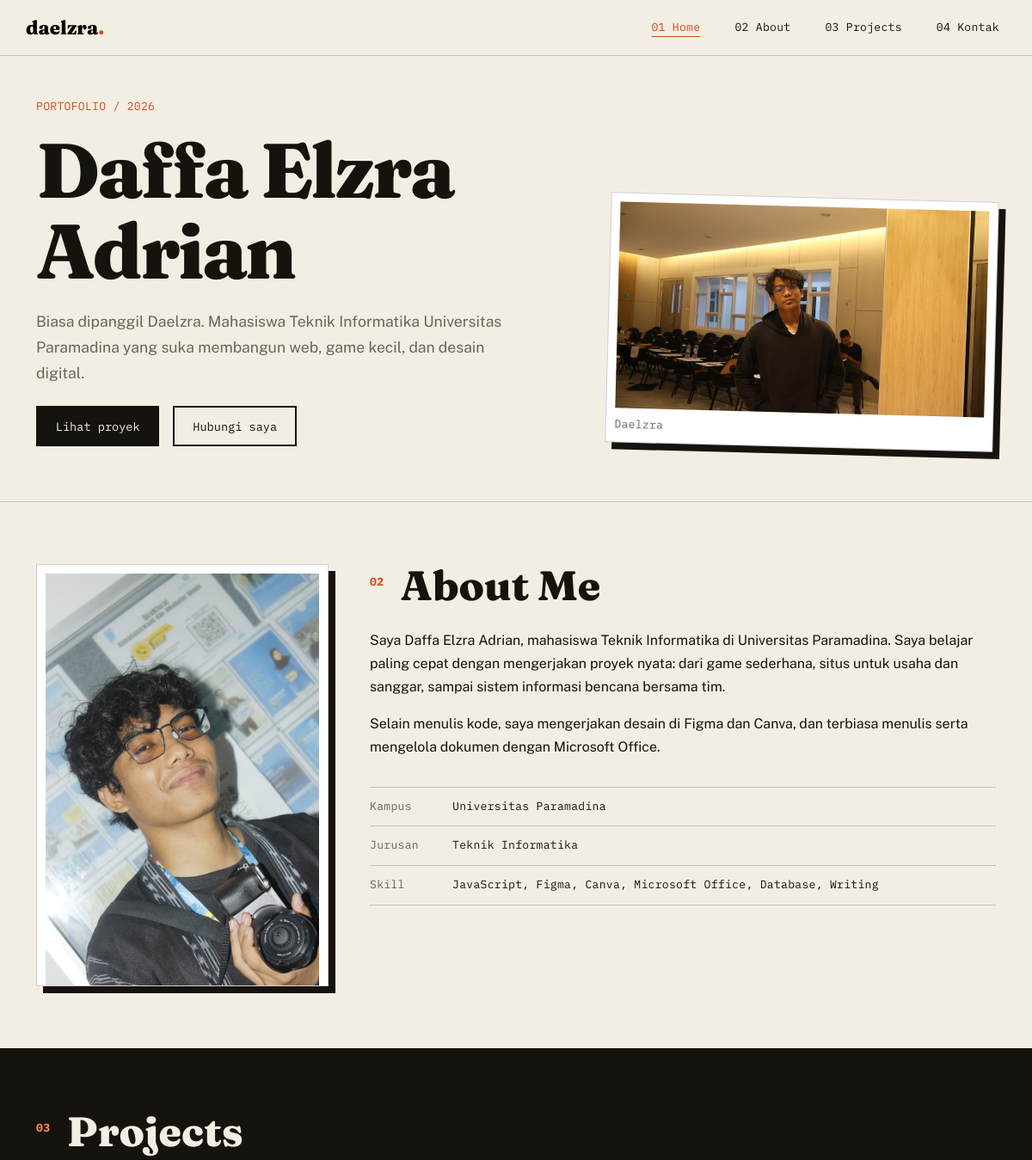
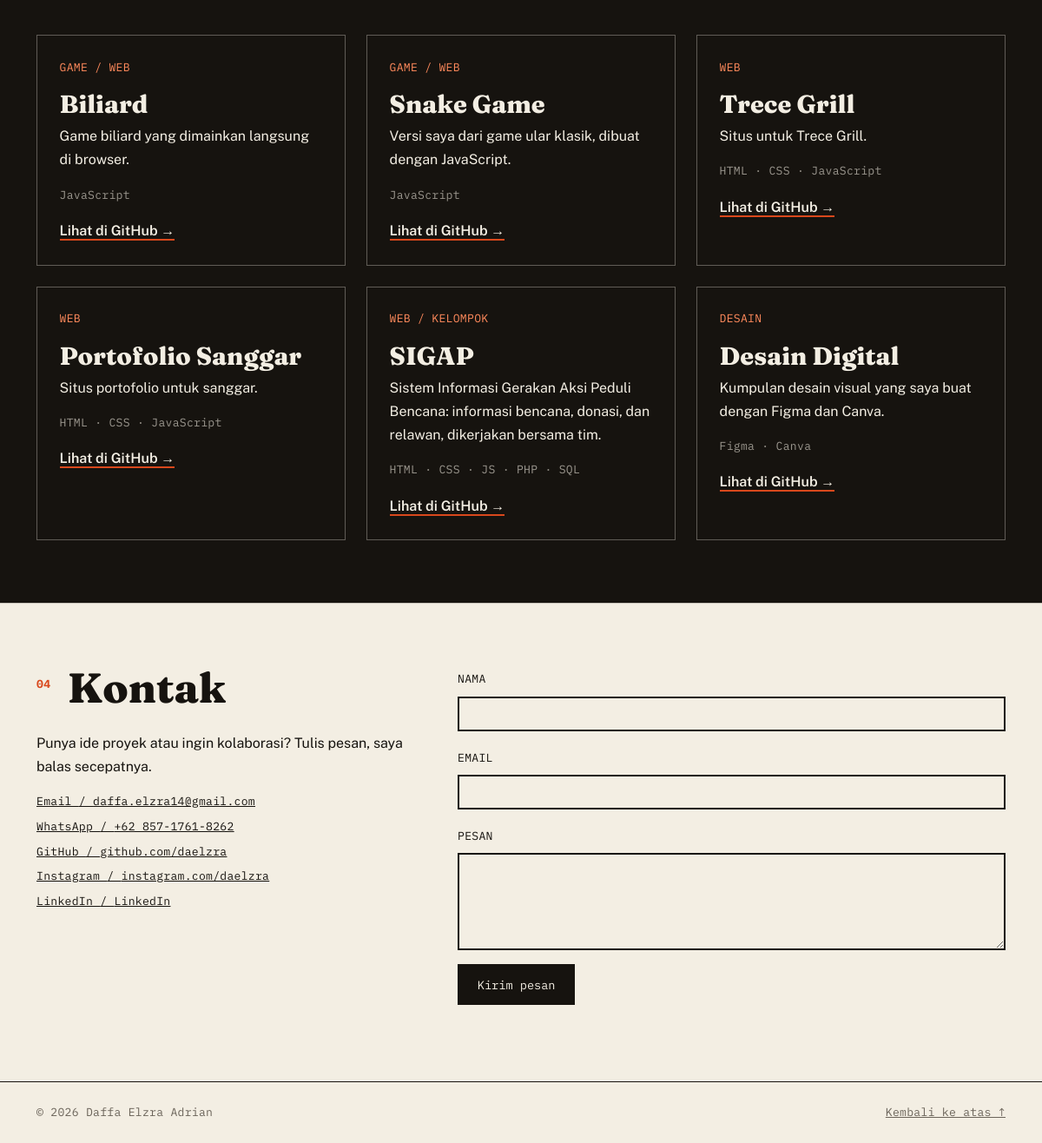
The page / on the database its author committed (2 pictures, top to bottom).
### tables this page shows
CREATE TABLE tbl_data_pribadi (
  id INT AUTO_INCREMENT PRIMARY KEY,
  nama_lengkap VARCHAR(100) NOT NULL,
  nama_panggilan VARCHAR(50) NOT NULL,
  headline VARCHAR(255) NOT NULL,
  tentang_1 TEXT NOT NULL,
  tentang_2 TEXT,
  foto_hero VARCHAR(150),
  foto_potret VARCHAR(150),
  alt_foto_hero VARCHAR(200),
  alt_foto_potret VARCHAR(200)
);

CREATE TABLE tbl_pendidikan (
  id INT AUTO_INCREMENT PRIMARY KEY,
  institusi VARCHAR(120) NOT NULL,
  jurusan VARCHAR(120) NOT NULL,
  keterangan VARCHAR(200)
);

CREATE TABLE tbl_portofolio (
  id INT AUTO_INCREMENT PRIMARY KEY,
  judul VARCHAR(100) NOT NULL,
  kategori VARCHAR(60) NOT NULL,
  deskripsi TEXT NOT NULL,
  teknologi VARCHAR(150) NOT NULL,
  link_url VARCHAR(255) NOT NULL,
  urutan INT NOT NULL DEFAULT 0
);

CREATE TABLE tbl_kontak (
  id INT AUTO_INCREMENT PRIMARY KEY,
  jenis VARCHAR(40) NOT NULL,
  tampilan VARCHAR(120) NOT NULL,
  url VARCHAR(255) NOT NULL,
  urutan INT NOT NULL DEFAULT 0
);

### index.php (called while the page is built)
<?php
require 'koneksi.php';
require 'includes/data.php';
require 'includes/layout.php';
require 'includes/sections.php';
$p = ambil_pribadi($conn);
mulai_halaman('index.php', $p['nama_panggilan'] . ' — Portofolio Web', $p['headline']);
bagian_home($p);
bagian_about($p, ambil_pendidikan($conn), ambil_skill($conn));
bagian_projects(ambil_portofolio($conn));
bagian_kontak(ambil_kontak($conn));
akhiri_halaman();

### includes/data.php (called while the page is built, shortened)
<?php
function e($teks) { return htmlspecialchars((string)$teks, ENT_QUOTES, 'UTF-8'); }
function ambil_semua(mysqli $conn, string $sql): array {
    return $conn->query($sql)->fetch_all(MYSQLI_ASSOC);
}
function ambil_pribadi(mysqli $conn): array {
    return $conn->query('SELECT * FROM tbl_data_pribadi LIMIT 1')->fetch_assoc();
}
function ambil_pendidikan(mysqli $conn): array { return ambil_semua($conn, 'SELECT * FROM tbl_pendidikan ORDER BY id'); }
function ambil_portofolio(mysqli $conn): array { return ambil_semua($conn, 'SELECT * FROM tbl_portofolio ORDER BY urutan'); }
function ambil_kontak(mysqli $conn): array     { return ambil_semua($conn, 'SELECT * FROM tbl_kontak ORDER BY urutan'); }

### includes/sections.php (the view, shortened to what this page needs)
<?php
function bagian_home(array $p, bool $halaman_sendiri = false): void { ?>
    <section id="home" class="hero container">
      <div class="row align-items-end g-4">
        <div class="col-lg-7 order-2 order-lg-1">
          <p class="mono tag">Portofolio / <?= date('Y') ?></p>
          <h1><?= e(strtok($p['nama_lengkap'], ' ')) ?> <?= e(explode(' ', $p['nama_lengkap'], 2)[1] ?? '') ?></h1>
          <p class="lead-text"><?= e($p['headline']) ?></p>
          <div class="d-flex flex-wrap gap-3 mt-4">
            <a class="btn btn-ink" href="projects.php">Lihat proyek</a>
            <a class="btn btn-line" href="kontak.php">Hubungi saya</a>
          </div>
        </div>
        <div class="col-lg-5 order-1 order-lg-2">
          <figure class="frame tilt mb-0">
            <img src="<?= e($p['foto_hero']) ?>" alt="<?= e($p['alt_foto_hero']) ?>" width="1600" height="895">
            <figcaption class="mono"><?= e($p['nama_panggilan']) ?></figcaption>
          </figure>
        </div>
      </div>
    </section>
<?php }
function bagian_about(array $p, array $pendidikan, array $skill, string $kelas = 'block'): void { ?>
    <section id="about" class="<?= $kelas ?>">
      <div class="container">
        <div class="row g-5">
          <div class="col-md-5 col-lg-4">
            <figure class="frame mb-0">
              <img src="<?= e($p['foto_potret']) ?>" alt="<?= e($p['alt_foto_potret']) ?>" loading="lazy" width="900" height="1200">
            </figure>
          </div>
          <div class="col-md-7 col-lg-8">
            <h2><span class="num mono">02</span> About Me</h2>
            <p><?= e($p['tentang_1']) ?></p>
            <?php if ($p['tentang_2']): ?><p><?= e($p['tentang_2']) ?></p><?php endif; ?>
            <dl class="facts mono">
<?php foreach ($pendidikan as $pd): ?>
              <div><dt>Kampus</dt><dd><?= e($pd['institusi']) ?></dd></div>
              <div><dt>Jurusan</dt><dd><?= e($pd['jurusan']) ?></dd></div>
<?php endforeach; ?>
              <div><dt>Skill</dt><dd><?= e(implode(', ', array_column($skill, 'nama_skill'))) ?></dd></div>
            </dl>
          </div>
        </div>
      </div>
    </section>
<?php }
function bagian_projects(array $proyek, string $kelas = 'block ink'): void { ?>
    <section id="projects" class="<?= $kelas ?>">
      <div class="container">
        <h2><span class="num mono">03</span> Projects</h2>
        <div class="row g-4 mt-1">
<?php foreach ($proyek as $pr): ?>
          <article class="col-md-6 col-lg-4">
            <div class="project h-100">
              <p class="mono kind"><?= e($pr['kategori']) ?></p>
              <h3><?= e($pr['judul']) ?></h3>
              <p><?= e($pr['deskripsi']) ?></p>
              <p class="stack mono"><?= e($pr['teknologi']) ?></p>
              <a href="<?= e($pr['link_url']) ?>" class="stretched-link" target="_blank" rel="noopener">Lihat di GitHub <span aria-hidden="true">→</span></a>
            </div>
          </article>
<?php endforeach; ?>
        </div>
      </div>
    </section>
<?php }
function bagian_kontak(array $kontak, string $kelas = 'block'): void {
    $status = $_GET['status'] ?? ''; ?>
    <section id="kontak" class="<?= $kelas ?>">
      <div class="container">
        <div class="row g-5">
          <div class="col-md-5">
            <h2><span class="num mono">04</span> Kontak</h2>
            <p>Punya ide proyek atau ingin kolaborasi? Tulis pesan, saya balas secepatnya.</p>
            <ul class="list-unstyled mono links">
<?php foreach ($kontak as $k): ?>
              <li><a href="<?= e($k['url']) ?>" target="_blank" rel="noopener"><?= e($k['jenis']) ?> / <?= e($k['tampilan']) ?></a></li>
<?php endforeach; ?>
            </ul>
          </div>
          <div class="col-md-7">
            <form action="proses_pesan.php" method="post" id="form-kontak">
              <div class="mb-3"><label for="nama" class="form-label mono">Nama</label>
                <input type="text" class="form-control" id="nama" name="nama" maxlength="100" required></div>
              <div class="mb-3"><label for="email" class="form-label mono">Email</label>
                <input type="email" class="form-control" id="email" name="email" maxlength="100" required></div>
              <div class="mb-3"><label for="pesan" class="form-label mono">Pesan</label>
                <textarea class="form-control" id="pesan" name="pesan" rows="4" required></textarea></div>
              <button type="submit" class="btn btn-ink">Kirim pesan</button>
            </form>
          </div>
        </div>
      </div>
    </section>
<?php }

### includes/layout.php (shortened to what this page needs)
<?php
function mulai_halaman(string $aktif, string $judul, string $deskripsi = ''): void {
    $menu = ['index.php' => '01 Home', 'about.php' => '02 About', 'projects.php' => '03 Projects', 'kontak.php' => '04 Kontak'];
    ?>
<!DOCTYPE html>
<html lang="id">
<head>
  <link href="https://cdn.jsdelivr.net/npm/bootstrap@5.3.3/dist/css/bootstrap.min.css" rel="stylesheet">
  <link href="css/style.css" rel="stylesheet">
</head>
<body>
  <header class="site-header">
    <nav class="navbar navbar-expand-md container" aria-label="Navigasi utama">
      <a class="navbar-brand brand" href="index.php">daelzra<span>.</span></a>
      <div class="collapse navbar-collapse justify-content-end" id="menu">
        <ul class="navbar-nav gap-md-4 mono">
<?php foreach ($menu as $file => $label): $on = ($file === $aktif); ?>
          <li class="nav-item"><a class="nav-link<?= $on ? ' active' : '' ?>"<?= $on ? ' aria-current="page"' : '' ?> href="<?= $file ?>"><?= $label ?></a></li>
<?php endforeach; ?>
        </ul>
      </div>
    </nav>
  </header>
  <main id="utama">
<?php
}
function akhiri_halaman(): void { ?>
  </main>
  <footer class="site-footer mono">
    <div class="container d-flex flex-wrap justify-content-between gap-2">
      <span>© <?= date('Y') ?> Daffa Elzra Adrian</span>
      <a href="#utama">Kembali ke atas ↑</a>
    </div>
  </footer>
</body>
</html>
<?php
}

### css/style.css (style rules this page uses)
:root { --paper:#f3eee3;--ink:#16130f;--rust:#d9481c;--muted:#6b645a;--line:#16130f33 }
html { scroll-behavior:smooth;scroll-padding-top:4.5rem }
body { background:var(--paper);color:var(--ink);font-family:'Public Sans',system-ui,sans-serif;line-height:1.7;overflow-x:hidden }
.mono { font-family:'IBM Plex Mono',monospace;font-size:.82rem;letter-spacing:.02em }
h1,h2,h3 { font-family:'Fraunces',Georgia,serif;line-height:1.05 }
a { color:inherit }
.site-header { position:sticky;top:0;z-index:20;background:var(--paper);border-bottom:1px solid var(--line) }
.brand { font-family:'Fraunces',serif;font-weight:800;font-size:1.4rem }
.brand span { color:var(--rust) }
.nav-link { color:var(--ink)!important;padding-block:.6rem }
.hero { padding-block:3rem 4rem }
.tag { color:var(--rust);text-transform:uppercase;margin-bottom:1rem }
h1 { font-weight:800;font-size:clamp(2.6rem,9vw,5.6rem);letter-spacing:-.03em }
.lead-text { max-width:34rem;font-size:1.1rem;margin-top:1.2rem;color:var(--muted) }
.btn { border-radius:0;font-family:'IBM Plex Mono',monospace;font-size:.85rem;padding:.7rem 1.3rem;border:2px solid var(--ink) }
.btn-ink { background:var(--ink);color:var(--paper) }
.btn-line { background:transparent;color:var(--ink) }
.frame { background:#fff;padding:.6rem .6rem 0;border:1px solid var(--line);box-shadow:8px 8px 0 var(--ink) }
.frame img { width:100%;height:auto;display:block }
.frame figcaption { padding:.5rem 0;color:var(--muted) }
.tilt { transform:rotate(1.5deg) }
.block { padding-block:4.5rem;border-top:1px solid var(--line) }
h2 { font-size:clamp(2rem,5vw,3rem);font-weight:800;margin-bottom:1.5rem }
.num { color:var(--rust);vertical-align:super;margin-right:.6rem }
.facts { margin-top:2rem;border-top:1px solid var(--line) }
.facts div { display:flex;gap:1rem;padding:.7rem 0;border-bottom:1px solid var(--line) }
.facts dt { width:5rem;color:var(--muted);font-weight:400 }
.facts dd { margin:0 }
.ink { background:var(--ink);color:var(--paper);border-top:0 }
.ink .num { color:#ff8a5c }
.project { position:relative;border:1px solid #f3eee355;padding:1.6rem;transition:transform .2s,background .2s }
.project h3 { font-size:1.8rem;font-weight:800 }
.project .kind { color:#ff8a5c;text-transform:uppercase }
.project .stack { color:#f3eee399 }
.project a { text-decoration:none;font-weight:600;border-bottom:2px solid var(--rust) }
.links li { margin-bottom:.4rem }
.form-control { border-radius:0;border:2px solid var(--ink);background:transparent }
.form-label { text-transform:uppercase }
.site-footer { padding-block:1.5rem;border-top:1px solid var(--ink);color:var(--muted) }
.nav-link.active { color:var(--rust)!important;text-decoration:underline;text-underline-offset:6px }

### rows shown on the page
tbl_data_pribadi: nama_lengkap "Daffa", nama_lengkap "Elzra Adrian", headline "Biasa dipanggil Daelzra. Mahasiswa Teknik Informatika Universitas Paramadina yang suka membangun web, game kecil, dan desain digital.", foto_hero (picture), nama_panggilan "Daelzra", foto_potret (picture), tentang_1 "Saya Daffa Elzra Adrian, mahasiswa Teknik Informatika di Universitas Paramadina. Saya belajar paling cepat dengan mengerjakan proyek nyata: dari game sederhana, situs untuk usaha dan sanggar, sampai sistem informasi bencana bersama tim.", tentang_2 "Selain menulis kode, saya mengerjakan desain di Figma dan Canva, dan terbiasa menulis serta mengelola dokumen dengan Microsoft Office."
tbl_pendidikan: institusi "Universitas Paramadina", jurusan "Teknik Informatika"
tbl_portofolio: kategori "GAME / WEB", judul "Biliard", deskripsi "Game biliard yang dimainkan langsung di browser.", teknologi "JavaScript"
tbl_portofolio: kategori "GAME / WEB", judul "Snake Game", deskripsi "Versi saya dari game ular klasik, dibuat dengan JavaScript.", teknologi "JavaScript"
tbl_portofolio: kategori "WEB", judul "Trece Grill", deskripsi "Situs untuk Trece Grill.", teknologi "HTML · CSS · JavaScript"
tbl_portofolio: kategori "WEB", judul "Portofolio Sanggar", deskripsi "Situs portofolio untuk sanggar.", teknologi "HTML · CSS · JavaScript"
tbl_portofolio: kategori "WEB / KELOMPOK", judul "SIGAP", deskripsi "Sistem Informasi Gerakan Aksi Peduli Bencana: informasi bencana, donasi, dan relawan, dikerjakan bersama tim.", teknologi "HTML · CSS · JS · PHP · SQL"
tbl_portofolio: kategori "DESAIN", judul "Desain Digital", deskripsi "Kumpulan desain visual yang saya buat dengan Figma dan Canva.", teknologi "Figma · Canva"
tbl_kontak: jenis "Email", tampilan "daffa.elzra14@gmail.com"
tbl_kontak: jenis "WhatsApp", tampilan "+62 857-1761-8262"
tbl_kontak: jenis "GitHub", tampilan "github.com/daelzra"
tbl_kontak: jenis "Instagram", tampilan "instagram.com/daelzra"
tbl_kontak: jenis "LinkedIn", tampilan "LinkedIn"

### other values the page prints
$label "01 Home"
$label "02 About"
$label "03 Projects"
$label "04 Kontak"
implode(', ', array_column($skill, 'nama_skill')) "JavaScript, Figma, Canva, Microsoft Office, Database, Writing"
